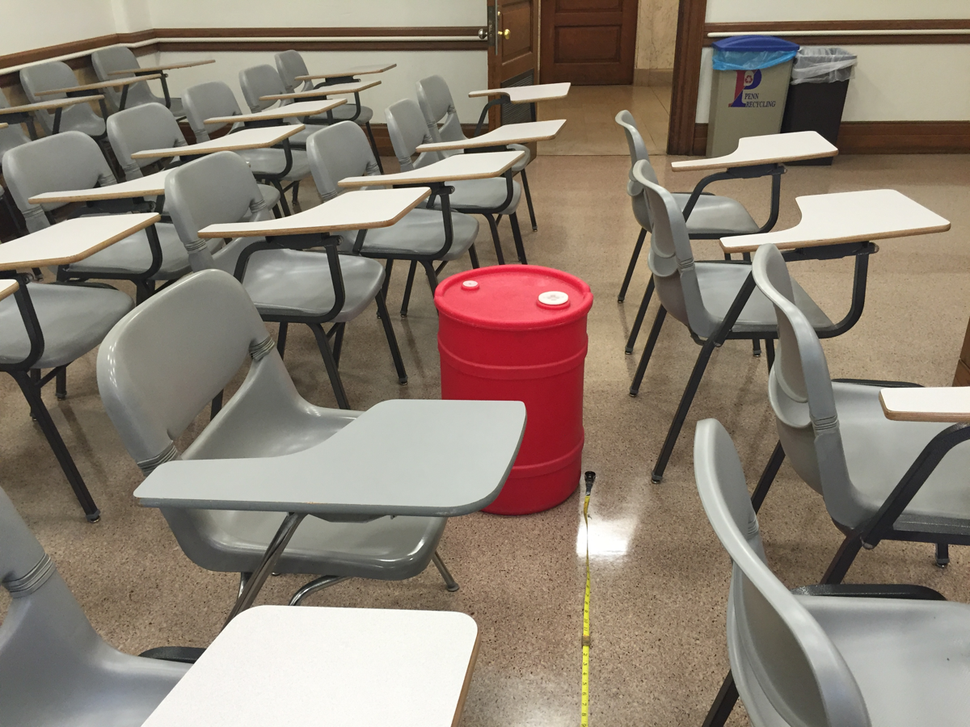
#> input picture Image_Segementation/barrel-pics/2.3.png, 970 x 727 px, shrunk from 1200 x 900 before the run, found by its file name
$ jupyter execute RGB_segmentation.ipynb
#> lines starting #> are read from the running program, lines starting #| are printed output that depends on the picture
First attempt at image segmentation using color space segmentation.

[cell 1]
import matplotlib.pyplot as plt
import numpy as np
import cv2
from mpl_toolkits.mplot3d import Axes3D
from matplotlib import cm
from matplotlib import colors

[cell 2]
# loading in an image of a barrel.
barrel2_3 = cv2.imread('barrel-pics/2.3.png')
#> barrel2_3 is the input picture: shape (727, 970, 3); mean B, G, R 115.2, 128.1, 140.4
barrel2_3 = cv2.cvtColor(barrel2_3,cv2.COLOR_BGR2RGB)
plt.imshow(barrel2_3)

[cell 3]
r, g, b = cv2.split(barrel2_3)
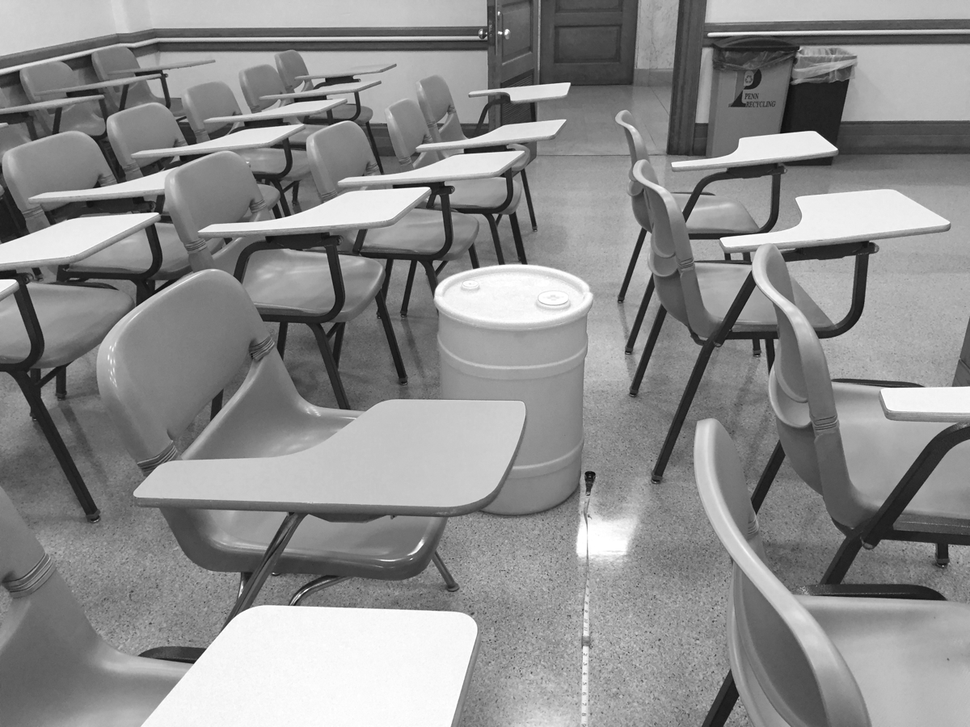
#> r: shape (727, 970); min 5, max 255, mean 140.4
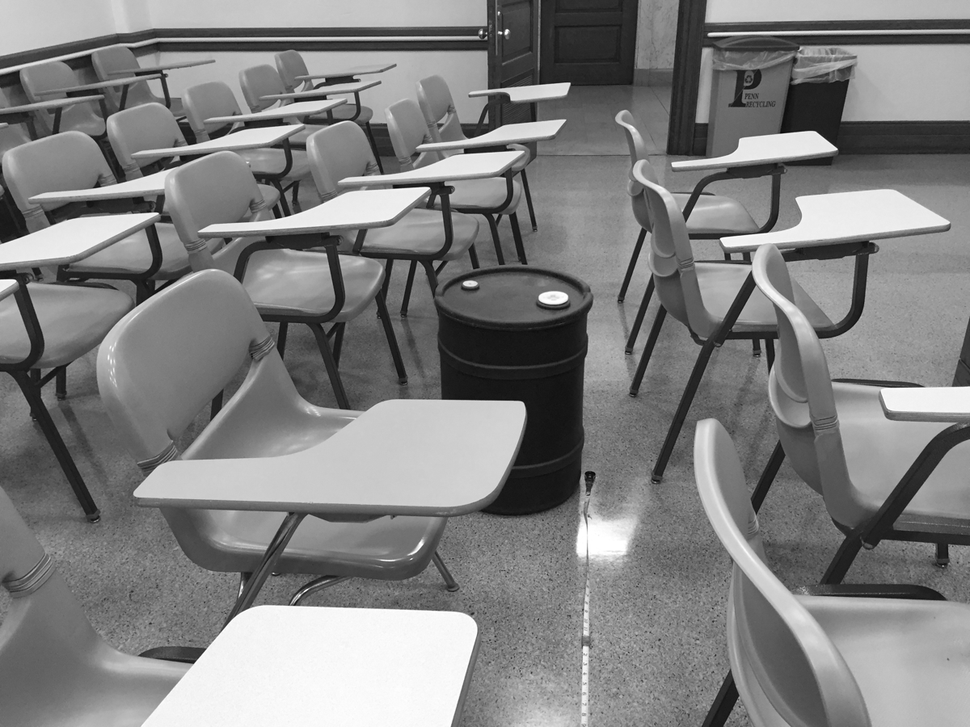
#> g: shape (727, 970); min 1, max 255, mean 128.1
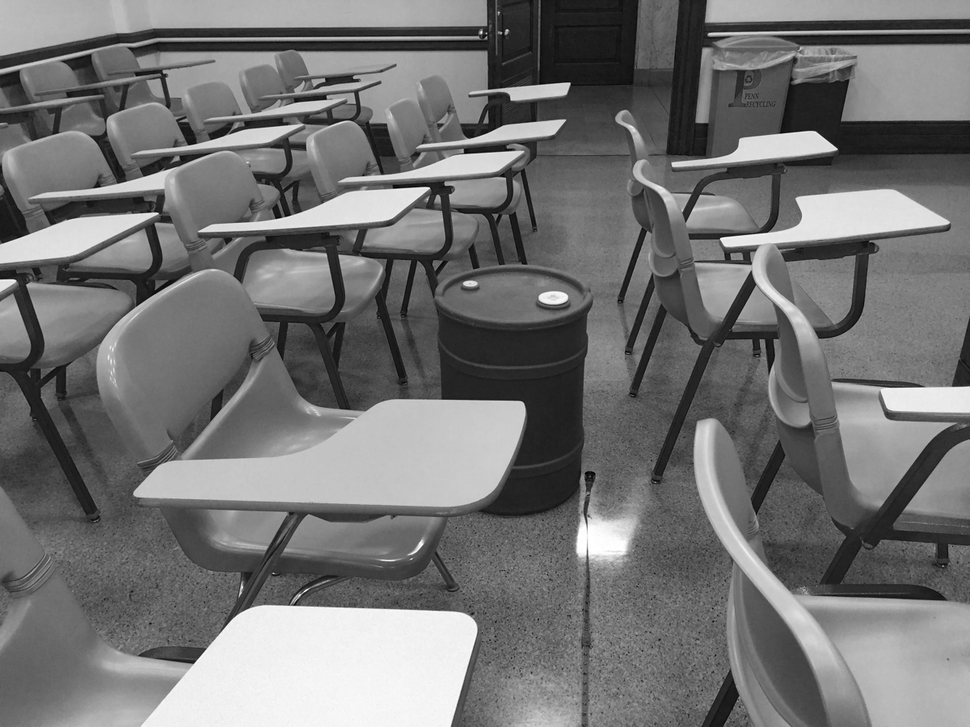
#> b: shape (727, 970); min 0, max 255, mean 115.2
fig = plt.figure()
axis = fig.add_subplot(1,1,1, projection = "3d")
pixel_colors = barrel2_3.reshape((np.shape(barrel2_3)[0]*np.shape(barrel2_3)[1], 3))
norm = colors.Normalize(vmin=-1.,vmax=1.)
norm.autoscale(pixel_colors)
pixel_colors = norm(pixel_colors).tolist()
#> pixel_colors = 705190 items
axis.scatter(r.flatten(), g.flatten(), b.flatten(), facecolors=pixel_colors, marker=".")
axis.set_xlabel("Red")
axis.set_ylabel("Green")
axis.set_zlabel("Blue")
plt.show()
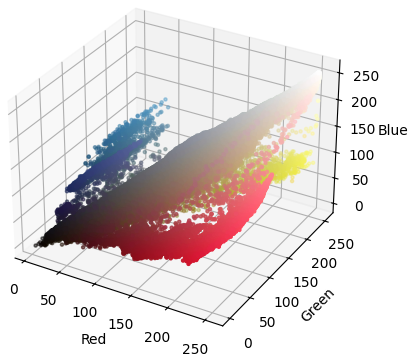
#> figure drawn by matplotlib, 1 panel

[cell 4]
# creating a dark and light red colour limit for segmentation
light_orange = (1, 190, 200)
dark_orange = (18, 255, 255)

[cell 5]
hsv_barrel = cv2.cvtColor(barrel2_3, cv2.COLOR_RGB2HSV)
#> hsv_barrel: shape (727, 970, 3); mean H, S, V 34.4, 52.4, 141.3
plt.imshow(hsv_barrel)


mask = cv2.inRange(hsv_barrel, light_orange, dark_orange)
#> mask: shape (727, 970); every value is 0
result = cv2.bitwise_and(barrel2_3, barrel2_3, mask=mask)
#> result: shape (727, 970, 3); every value is 0

[cell 6]
plt.subplot(1,2,1)
plt.imshow(mask, cmap="gray")
plt.subplot(1,2,2)
plt.imshow(result)
plt.show()

$ run again, with Image_Segementation/barrel-pics/10.1.png copied over Image_Segementation/barrel-pics/2.3.png
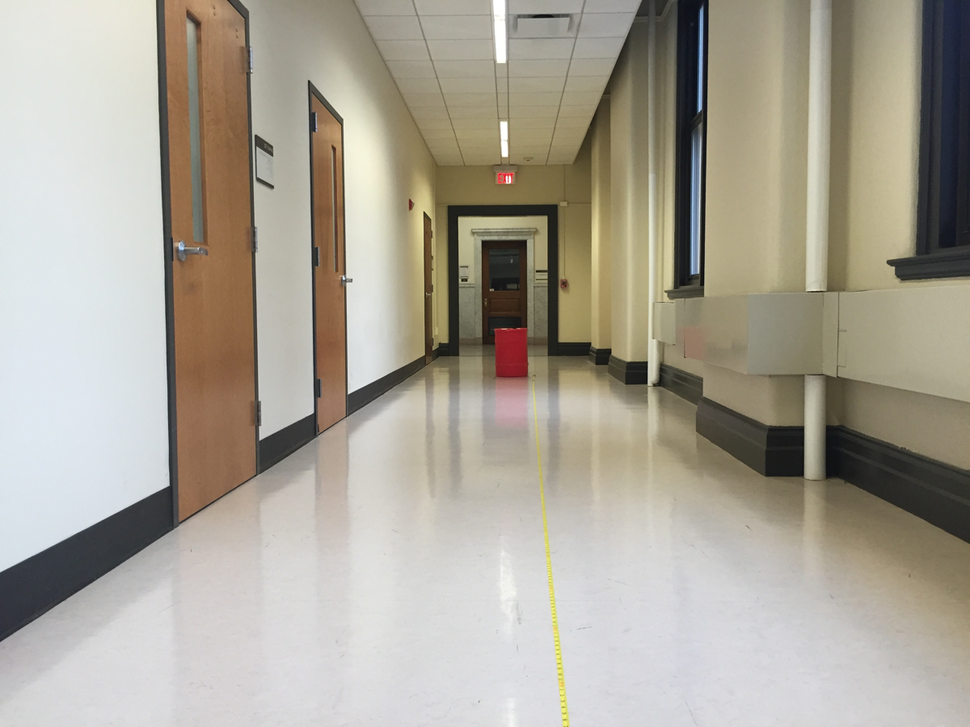
#> input picture Image_Segementation/barrel-pics/10.1.png, 970 x 727 px, shrunk from 1200 x 900 before the run, found by its file name
#> barrel2_3 is the input picture: shape (727, 970, 3); mean B, G, R 150.8, 163.5, 169.3
#> `r, g, b = cv2.split(barrel2_3)`:
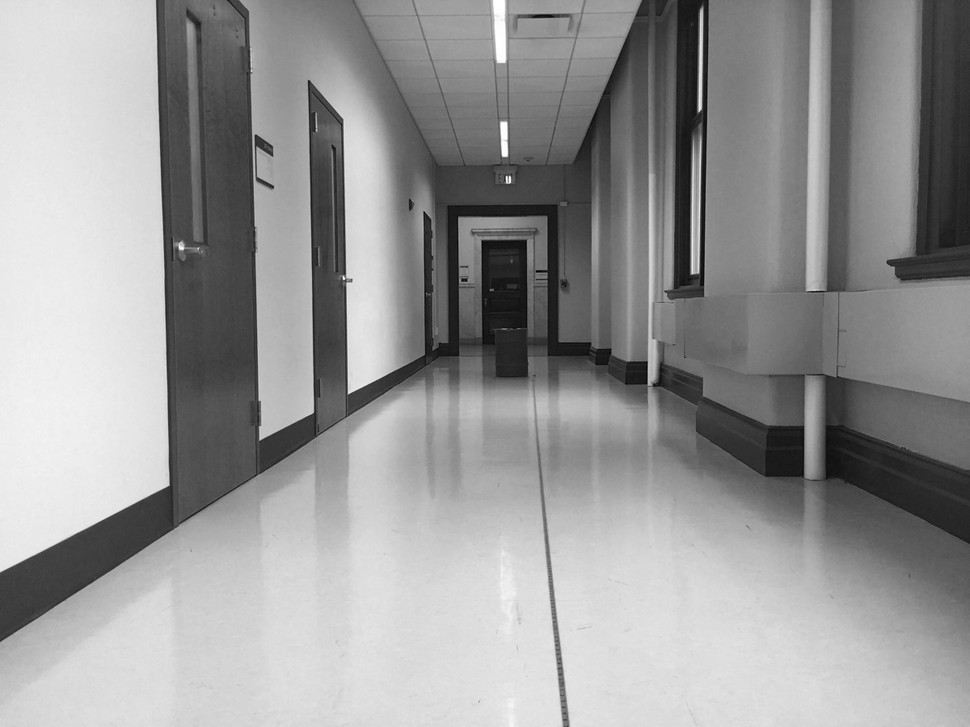
#> b: shape (727, 970); min 0, max 255, mean 150.8
#> pixel_colors = 705190 items
#> `plt.show()`:
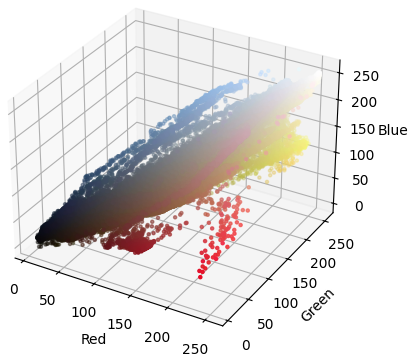
#> figure drawn by matplotlib, 1 panel
#> hsv_barrel: shape (727, 970, 3); mean H, S, V 47, 39.3, 171.2
#> mask: shape (727, 970); every value is 0
#> result: shape (727, 970, 3); every value is 0

$ run again, with Image_Segementation/barrel-pics/10.4.png copied over Image_Segementation/barrel-pics/2.3.png
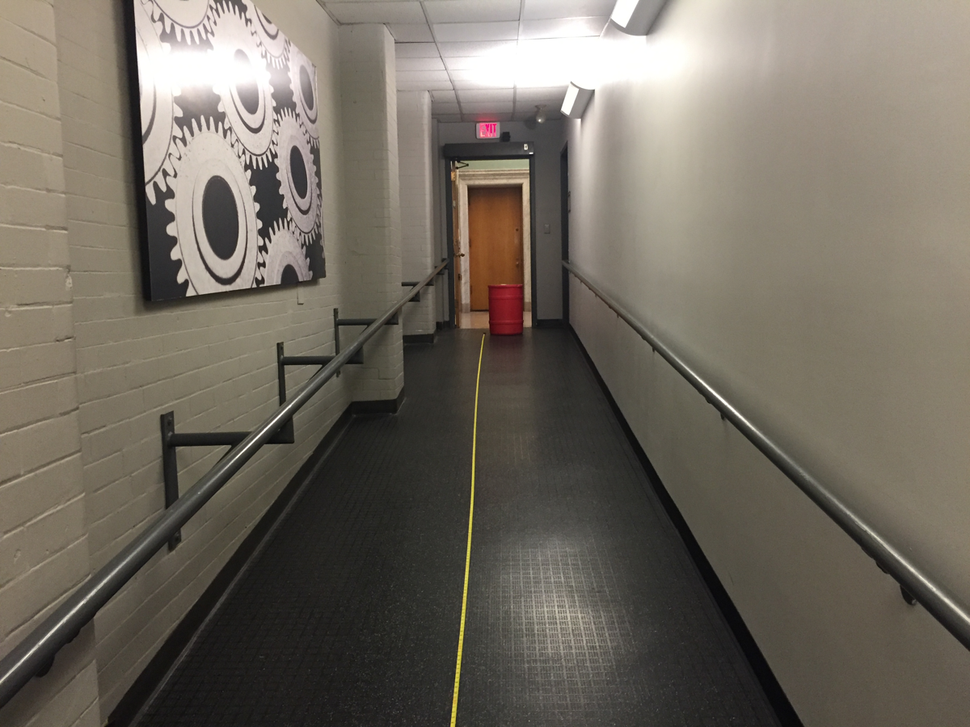
#> input picture Image_Segementation/barrel-pics/10.4.png, 970 x 727 px, shrunk from 1200 x 900 before the run, found by its file name
#> barrel2_3 is the input picture: shape (727, 970, 3); mean B, G, R 95.6, 106.2, 112.9
#> `r, g, b = cv2.split(barrel2_3)`:
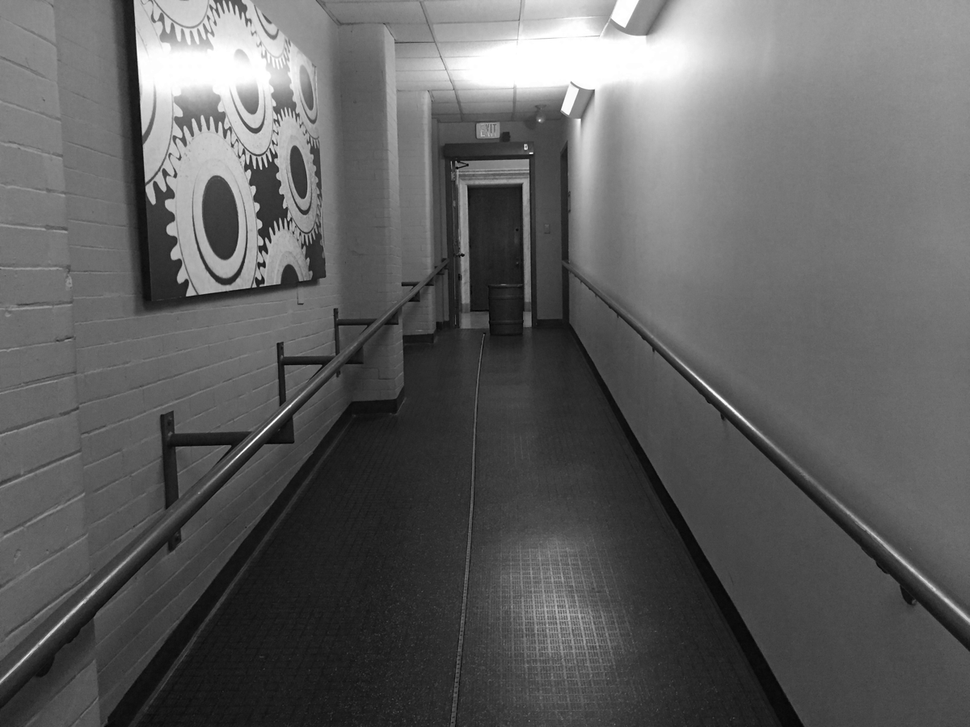
#> b: shape (727, 970); min 2, max 255, mean 95.6
#> pixel_colors = 705190 items
#> hsv_barrel: shape (727, 970, 3); mean H, S, V 24.4, 39.7, 113
#> mask: shape (727, 970); every value is 0
#> result: shape (727, 970, 3); every value is 0
#> `plt.show()`:
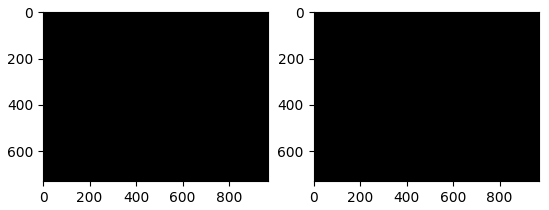
#> figure drawn by matplotlib, 2 panels

$ run again, with Image_Segementation/barrel-pics/2.14.png copied over Image_Segementation/barrel-pics/2.3.png
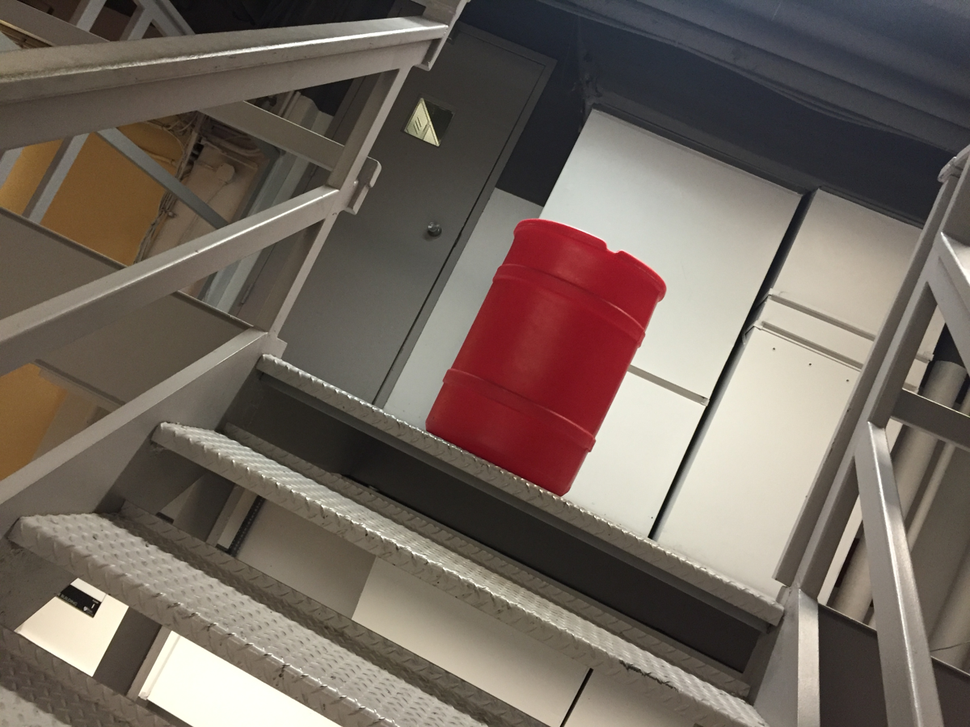
#> input picture Image_Segementation/barrel-pics/2.14.png, 970 x 727 px, shrunk from 1200 x 900 before the run, found by its file name
#> barrel2_3 is the input picture: shape (727, 970, 3); mean B, G, R 94.2, 102.8, 114.1
#> `r, g, b = cv2.split(barrel2_3)`:
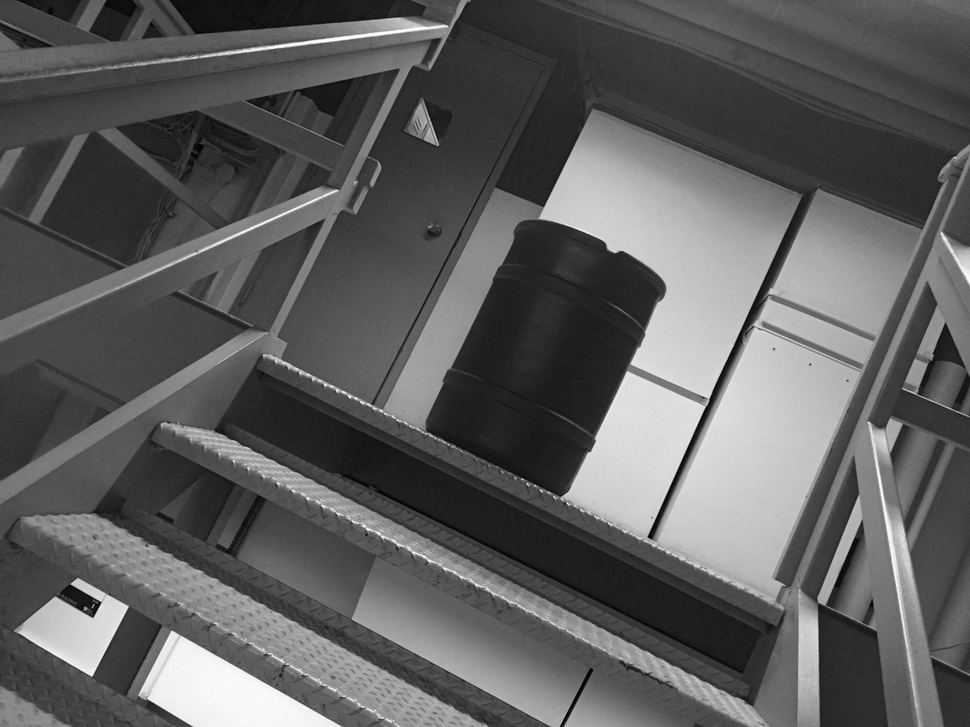
#> b: shape (727, 970); min 0, max 255, mean 94.2
#> pixel_colors = 705190 items
#> `plt.show()`:
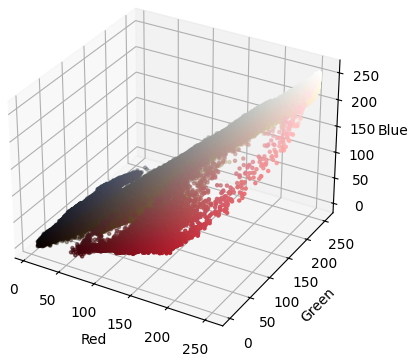
#> figure drawn by matplotlib, 1 panel
#> hsv_barrel: shape (727, 970, 3); mean H, S, V 39.2, 53.7, 115.4
#> mask: shape (727, 970); every value is 0
#> result: shape (727, 970, 3); every value is 0
